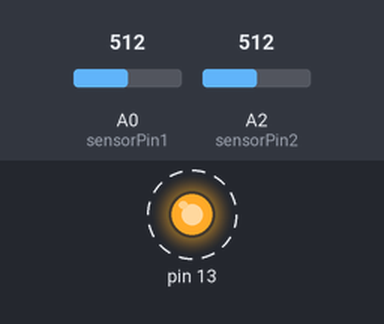
The sketch below on a simulated Arduino Uno, built with avr-gcc and run on an emulated ATmega328P. Shown: output pins drawn as LEDs (lit = HIGH). Dashed ring = blinking. The test bench sets the inputs (shaded band); at power-on: A0 (sensorPin1) = 512, A2 (sensorPin2) = 512. What the sketch prints to the serial monitor is not drawn.

Above: at 0.5 s.
Timing chart, 0 to 4.6 s (numbered marks = the images above):
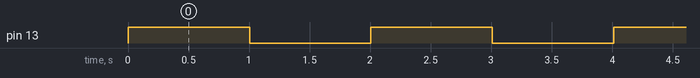

The sketch:

resistor_sensor_2_pins.ino
```cpp
// code by Halfdan Hauch Jensen (halj@itu.dk), AIR LAB ITU

// Builds on this tutorial: https://www.circuitbasics.com/arduino-ohm-meter/

// Code and wiring is altered in order to detect two resistors simultaniously, and that I was unable to make
// the tutorial work as intented, with the given schematics and code.

// GUIDE
  // Put a permanent resistor (i used 1K) between 5v and A0, and another one between 5v and A2
  // To get a reading connect a resistor between either GND and A0, or GND and A2.

// NB!
  // The values are not accurate ohm readings as the original tutorial is aiming at, but can be used as sensor values to differentiate bewteen different resistors.
  // this might be usable for detecting what object is placed on top of a sensor...
  // This was a quick and dirty attempt at this, and must be read as such :-)

int sensorPin1= A0; // sensor 1
int sensorPin2= A2; // sensor 2

int Vin= 5;
boolean led = false;

int raw_1= 0; // sensor 1
float Vout_1= 0; // sensor 1
float R1_1= 1000; // sensor 1
float R2_1= 0; // sensor 1
float buffer_1= 0; // sensor 1


int raw_2= 0; // sensor 2
float Vout_2= 0; // sensor 2
float R1_2= 1000; // sensor 2
float R2_2= 0; // sensor 2
float buffer_2= 0; // sensor 2


void setup()
{
Serial.begin(9600);
pinMode(13, OUTPUT);
}

void loop()
{
raw_1= analogRead(sensorPin1);
if(raw_1)
{
buffer_1= raw_1 * Vin;
Vout_1= (buffer_1)/1024.0;
buffer_1= (Vin/Vout_1) -1;
R2_1= R1_1 * buffer_1;
Serial.print("Vout 1: ");
Serial.println(Vout_1);
Serial.print("R2_1: ");
Serial.println(R2_1);
}


raw_2= analogRead(sensorPin2);
if(raw_2)
{
buffer_2= raw_2 * Vin;
Vout_2= (buffer_2)/1024.0;
buffer_2= (Vin/Vout_2) -1;
R2_2= R1_2 * buffer_2;
Serial.print("Vout_2: ");
Serial.println(Vout_2);
Serial.print("R2_2: ");
Serial.println(R2_2);
Serial.println();
}

led=!led; // toggeling LED in order to see if the Arduino chrashed
digitalWrite(13, led);

delay(1000); // delay to slow down readings

}
```

Measured:
- by itself, pin 13: alternates HIGH for 1.0 s and LOW for 1.0 s
